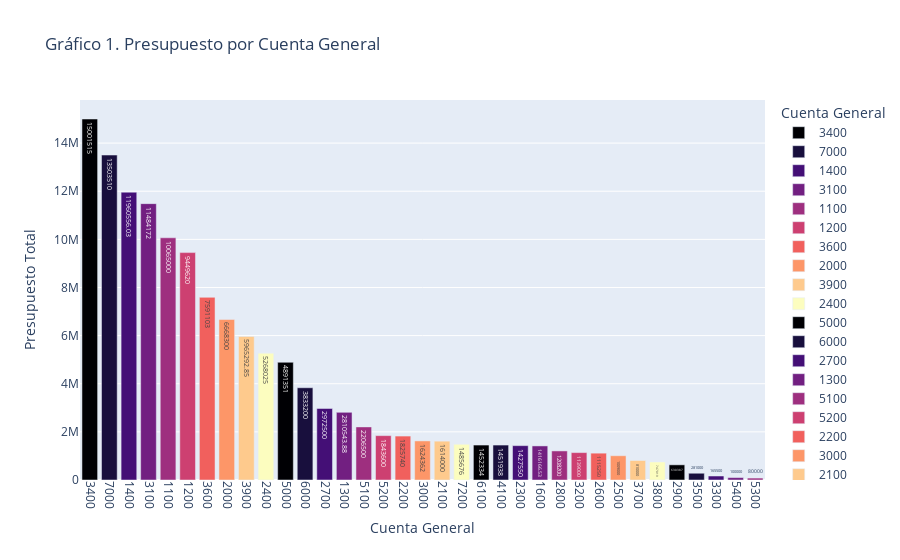

Notebook code for this chart:
### Code cell
budget_grafico_1 = presupuestos_por_cuenta.reset_index()
budget_grafico_1.columns = ["Cuenta General", "Presupuesto"]
fig = px.bar(
    budget_grafico_1,
    x="Cuenta General",
    y="Presupuesto",
    title="Gráfico 1. Presupuesto por Cuenta General",
    labels={"Cuenta General": "Cuenta General", "Presupuesto": "Presupuesto Total"},
    text="Presupuesto",
    color="Cuenta General",
    color_discrete_sequence=px.colors.sequential.Magma
)

fig.update_layout(xaxis_tickangle=90)
fig.show()

### Figure 1 — Plotly figure (JSON) as saved in the notebook; plotly's stock layout.template omitted (floating-point values rounded to 4 significant figures)
{"data": [{"hovertemplate": "Cuenta General=%{x}<br>Presupuesto Total=%{text}<extra></extra>", "legendgroup": "3400", "marker": {"color": "#000004", "pattern": {"shape": ""}}, "name": "3400", "orientation": "v", "showlegend": true, "text": [15001515], "textposition": "auto", "type": "bar", "x": ["3400"], "xaxis": "x", "y": [15001515], "yaxis": "y"}, {"hovertemplate": "Cuenta General=%{x}<br>Presupuesto Total=%{text}<extra></extra>", "legendgroup": "7000", "marker": {"color": "#180f3d", "pattern": {"shape": ""}}, "name": "7000", "orientation": "v", "showlegend": true, "text": [13503510], "textposition": "auto", "type": "bar", "x": ["7000"], "xaxis": "x", "y": [13503510], "yaxis": "y"}, {"hovertemplate": "Cuenta General=%{x}<br>Presupuesto Total=%{text}<extra></extra>", "legendgroup": "1400", "marker": {"color": "#440f76", "pattern": {"shape": ""}}, "name": "1400", "orientation": "v", "showlegend": true, "text": [11960000.0], "textposition": "auto", "type": "bar", "x": ["1400"], "xaxis": "x", "y": [11960000.0], "yaxis": "y"}, {"hovertemplate": "Cuenta General=%{x}<br>Presupuesto Total=%{text}<extra></extra>", "legendgroup": "3100", "marker": {"color": "#721f81", "pattern": {"shape": ""}}, "name": "3100", "orientation": "v", "showlegend": true, "text": [11484172], "textposition": "auto", "type": "bar", "x": ["3100"], "xaxis": "x", "y": [11484172], "yaxis": "y"}, {"hovertemplate": "Cuenta General=%{x}<br>Presupuesto Total=%{text}<extra></extra>", "legendgroup": "1100", "marker": {"color": "#9e2f7f", "pattern": {"shape": ""}}, "name": "1100", "orientation": "v", "showlegend": true, "text": [10065000], "textposition": "auto", "type": "bar", "x": ["1100"], "xaxis": "x", "y": [10065000], "yaxis": "y"}, {"hovertemplate": "Cuenta General=%{x}<br>Presupuesto Total=%{text}<extra></extra>", "legendgroup": "1200", "marker": {"color": "#cd4071", "pattern": {"shape": ""}}, "name": "1200", "orientation": "v", "showlegend": true, "text": [9449620], "textposition": "auto", "type": "bar", "x": ["1200"], "xaxis": "x", "y": [9449620], "yaxis": "y"}, {"hovertemplate": "Cuenta General=%{x}<br>Presupuesto Total=%{text}<extra></extra>", "legendgroup": "3600", "marker": {"color": "#f1605d", "pattern": {"shape": ""}}, "name": "3600", "orientation": "v", "showlegend": true, "text": [7591103], "textposition": "auto", "type": "bar", "x": ["3600"], "xaxis": "x", "y": [7591103], "yaxis": "y"}, {"hovertemplate": "Cuenta General=%{x}<br>Presupuesto Total=%{text}<extra></extra>", "legendgroup": "2000", "marker": {"color": "#fd9668", "pattern": {"shape": ""}}, "name": "2000", "orientation": "v", "showlegend": true, "text": [6668300], "textposition": "auto", "type": "bar", "x": ["2000"], "xaxis": "x", "y": [6668300], "yaxis": "y"}, {"hovertemplate": "Cuenta General=%{x}<br>Presupuesto Total=%{text}<extra></extra>", "legendgroup": "3900", "marker": {"color": "#feca8d", "pattern": {"shape": ""}}, "name": "3900", "orientation": "v", "showlegend": true, "text": [5965000.0], "textposition": "auto", "type": "bar", "x": ["3900"], "xaxis": "x", "y": [5965000.0], "yaxis": "y"}, {"hovertemplate": "Cuenta General=%{x}<br>Presupuesto Total=%{text}<extra></extra>", "legendgroup": "2400", "marker": {"color": "#fcfdbf", "pattern": {"shape": ""}}, "name": "2400", "orientation": "v", "showlegend": true, "text": [5268025], "textposition": "auto", "type": "bar", "x": ["2400"], "xaxis": "x", "y": [5268025], "yaxis": "y"}, {"hovertemplate": "Cuenta General=%{x}<br>Presupuesto Total=%{text}<extra></extra>", "legendgroup": "5000", "marker": {"color": "#000004", "pattern": {"shape": ""}}, "name": "5000", "orientation": "v", "showlegend": true, "text": [4891351], "textposition": "auto", "type": "bar", "x": ["5000"], "xaxis": "x", "y": [4891351], "yaxis": "y"}, {"hovertemplate": "Cuenta General=%{x}<br>Presupuesto Total=%{text}<extra></extra>", "legendgroup": "6000", "marker": {"color": "#180f3d", "pattern": {"shape": ""}}, "name": "6000", "orientation": "v", "showlegend": true, "text": [3833200], "textposition": "auto", "type": "bar", "x": ["6000"], "xaxis": "x", "y": [3833200], "yaxis": "y"}, {"hovertemplate": "Cuenta General=%{x}<br>Presupuesto Total=%{text}<extra></extra>", "legendgroup": "2700", "marker": {"color": "#440f76", "pattern": {"shape": ""}}, "name": "2700", "orientation": "v", "showlegend": true, "text": [2972500], "textposition": "auto", "type": "bar", "x": ["2700"], "xaxis": "x", "y": [2972500], "yaxis": "y"}, {"hovertemplate": "Cuenta General=%{x}<br>Presupuesto Total=%{text}<extra></extra>", "legendgroup": "1300", "marker": {"color": "#721f81", "pattern": {"shape": ""}}, "name": "1300", "orientation": "v", "showlegend": true, "text": [2811000.0], "textposition": "auto", "type": "bar", "x": ["1300"], "xaxis": "x", "y": [2811000.0], "yaxis": "y"}, {"hovertemplate": "Cuenta General=%{x}<br>Presupuesto Total=%{text}<extra></extra>", "legendgroup": "5100", "marker": {"color": "#9e2f7f", "pattern": {"shape": ""}}, "name": "5100", "orientation": "v", "showlegend": true, "text": [2206500], "textposition": "auto", "type": "bar", "x": ["5100"], "xaxis": "x", "y": [2206500], "yaxis": "y"}, {"hovertemplate": "Cuenta General=%{x}<br>Presupuesto Total=%{text}<extra></extra>", "legendgroup": "5200", "marker": {"color": "#cd4071", "pattern": {"shape": ""}}, "name": "5200", "orientation": "v", "showlegend": true, "text": [1843600], "textposition": "auto", "type": "bar", "x": ["5200"], "xaxis": "x", "y": [1843600], "yaxis": "y"}, {"hovertemplate": "Cuenta General=%{x}<br>Presupuesto Total=%{text}<extra></extra>", "legendgroup": "2200", "marker": {"color": "#f1605d", "pattern": {"shape": ""}}, "name": "2200", "orientation": "v", "showlegend": true, "text": [1825740], "textposition": "auto", "type": "bar", "x": ["2200"], "xaxis": "x", "y": [1825740], "yaxis": "y"}, {"hovertemplate": "Cuenta General=%{x}<br>Presupuesto Total=%{text}<extra></extra>", "legendgroup": "3000", "marker": {"color": "#fd9668", "pattern": {"shape": ""}}, "name": "3000", "orientation": "v", "showlegend": true, "text": [1624362], "textposition": "auto", "type": "bar", "x": ["3000"], "xaxis": "x", "y": [1624362], "yaxis": "y"}, {"hovertemplate": "Cuenta General=%{x}<br>Presupuesto Total=%{text}<extra></extra>", "legendgroup": "2100", "marker": {"color": "#feca8d", "pattern": {"shape": ""}}, "name": "2100", "orientation": "v", "showlegend": true, "text": [1614000], "textposition": "auto", "type": "bar", "x": ["2100"], "xaxis": "x", "y": [1614000], "yaxis": "y"}, {"hovertemplate": "Cuenta General=%{x}<br>Presupuesto Total=%{text}<extra></extra>", "legendgroup": "7200", "marker": {"color": "#fcfdbf", "pattern": {"shape": ""}}, "name": "7200", "orientation": "v", "showlegend": true, "text": [1485676], "textposition": "auto", "type": "bar", "x": ["7200"], "xaxis": "x", "y": [1485676], "yaxis": "y"}, {"hovertemplate": "Cuenta General=%{x}<br>Presupuesto Total=%{text}<extra></extra>", "legendgroup": "6100", "marker": {"color": "#000004", "pattern": {"shape": ""}}, "name": "6100", "orientation": "v", "showlegend": true, "text": [1452334], "textposition": "auto", "type": "bar", "x": ["6100"], "xaxis": "x", "y": [1452334], "yaxis": "y"}, {"hovertemplate": "Cuenta General=%{x}<br>Presupuesto Total=%{text}<extra></extra>", "legendgroup": "4100", "marker": {"color": "#180f3d", "pattern": {"shape": ""}}, "name": "4100", "orientation": "v", "showlegend": true, "text": [1451938], "textposition": "auto", "type": "bar", "x": ["4100"], "xaxis": "x", "y": [1451938], "yaxis": "y"}, {"hovertemplate": "Cuenta General=%{x}<br>Presupuesto Total=%{text}<extra></extra>", "legendgroup": "2300", "marker": {"color": "#440f76", "pattern": {"shape": ""}}, "name": "2300", "orientation": "v", "showlegend": true, "text": [1427550], "textposition": "auto", "type": "bar", "x": ["2300"], "xaxis": "x", "y": [1427550], "yaxis": "y"}, {"hovertemplate": "Cuenta General=%{x}<br>Presupuesto Total=%{text}<extra></extra>", "legendgroup": "1600", "marker": {"color": "#721f81", "pattern": {"shape": ""}}, "name": "1600", "orientation": "v", "showlegend": true, "text": [1416000.0], "textposition": "auto", "type": "bar", "x": ["1600"], "xaxis": "x", "y": [1416000.0], "yaxis": "y"}, {"hovertemplate": "Cuenta General=%{x}<br>Presupuesto Total=%{text}<extra></extra>", "legendgroup": "2800", "marker": {"color": "#9e2f7f", "pattern": {"shape": ""}}, "name": "2800", "orientation": "v", "showlegend": true, "text": [1208200], "textposition": "auto", "type": "bar", "x": ["2800"], "xaxis": "x", "y": [1208200], "yaxis": "y"}, {"hovertemplate": "Cuenta General=%{x}<br>Presupuesto Total=%{text}<extra></extra>", "legendgroup": "3200", "marker": {"color": "#cd4071", "pattern": {"shape": ""}}, "name": "3200", "orientation": "v", "showlegend": true, "text": [1139000], "textposition": "auto", "type": "bar", "x": ["3200"], "xaxis": "x", "y": [1139000], "yaxis": "y"}, {"hovertemplate": "Cuenta General=%{x}<br>Presupuesto Total=%{text}<extra></extra>", "legendgroup": "2600", "marker": {"color": "#f1605d", "pattern": {"shape": ""}}, "name": "2600", "orientation": "v", "showlegend": true, "text": [1115250], "textposition": "auto", "type": "bar", "x": ["2600"], "xaxis": "x", "y": [1115250], "yaxis": "y"}, {"hovertemplate": "Cuenta General=%{x}<br>Presupuesto Total=%{text}<extra></extra>", "legendgroup": "2500", "marker": {"color": "#fd9668", "pattern": {"shape": ""}}, "name": "2500", "orientation": "v", "showlegend": true, "text": [1009000], "textposition": "auto", "type": "bar", "x": ["2500"], "xaxis": "x", "y": [1009000], "yaxis": "y"}, {"hovertemplate": "Cuenta General=%{x}<br>Presupuesto Total=%{text}<extra></extra>", "legendgroup": "3700", "marker": {"color": "#feca8d", "pattern": {"shape": ""}}, "name": "3700", "orientation": "v", "showlegend": true, "text": [810000], "textposition": "auto", "type": "bar", "x": ["3700"], "xaxis": "x", "y": [810000], "yaxis": "y"}, {"hovertemplate": "Cuenta General=%{x}<br>Presupuesto Total=%{text}<extra></extra>", "legendgroup": "3800", "marker": {"color": "#fcfdbf", "pattern": {"shape": ""}}, "name": "3800", "orientation": "v", "showlegend": true, "text": [747019], "textposition": "auto", "type": "bar", "x": ["3800"], "xaxis": "x", "y": [747019], "yaxis": "y"}, {"hovertemplate": "Cuenta General=%{x}<br>Presupuesto Total=%{text}<extra></extra>", "legendgroup": "2900", "marker": {"color": "#000004", "pattern": {"shape": ""}}, "name": "2900", "orientation": "v", "showlegend": true, "text": [630387], "textposition": "auto", "type": "bar", "x": ["2900"], "xaxis": "x", "y": [630387], "yaxis": "y"}, {"hovertemplate": "Cuenta General=%{x}<br>Presupuesto Total=%{text}<extra></extra>", "legendgroup": "3500", "marker": {"color": "#180f3d", "pattern": {"shape": ""}}, "name": "3500", "orientation": "v", "showlegend": true, "text": [281000], "textposition": "auto", "type": "bar", "x": ["3500"], "xaxis": "x", "y": [281000], "yaxis": "y"}, {"hovertemplate": "Cuenta General=%{x}<br>Presupuesto Total=%{text}<extra></extra>", "legendgroup": "3300", "marker": {"color": "#440f76", "pattern": {"shape": ""}}, "name": "3300", "orientation": "v", "showlegend": true, "text": [165500], "textposition": "auto", "type": "bar", "x": ["3300"], "xaxis": "x", "y": [165500], "yaxis": "y"}, {"hovertemplate": "Cuenta General=%{x}<br>Presupuesto Total=%{text}<extra></extra>", "legendgroup": "5400", "marker": {"color": "#721f81", "pattern": {"shape": ""}}, "name": "5400", "orientation": "v", "showlegend": true, "text": [100000], "textposition": "auto", "type": "bar", "x": ["5400"], "xaxis": "x", "y": [100000], "yaxis": "y"}, {"hovertemplate": "Cuenta General=%{x}<br>Presupuesto Total=%{text}<extra></extra>", "legendgroup": "5300", "marker": {"color": "#9e2f7f", "pattern": {"shape": ""}}, "name": "5300", "orientation": "v", "showlegend": true, "text": [80000], "textposition": "auto", "type": "bar", "x": ["5300"], "xaxis": "x", "y": [80000], "yaxis": "y"}], "layout": {"barmode": "relative", "legend": {"title": {"text": "Cuenta General"}, "tracegroupgap": 0}, "title": {"text": "Gráfico 1. Presupuesto por Cuenta General"}, "xaxis": {"anchor": "y", "categoryarray": ["3400", "7000", "1400", "3100", "1100", "1200", "3600", "2000", "3900", "2400", "5000", "6000", "2700", "1300", "5100", "5200", "2200", "3000", "2100", "7200", "6100", "4100", "2300", "1600", "2800", "3200", "2600", "2500", "3700", "3800", "2900", "3500", "3300", "5400", "5300"], "categoryorder": "array", "domain": [0, 1], "tickangle": 90, "title": {"text": "Cuenta General"}}, "yaxis": {"anchor": "x", "domain": [0, 1], "title": {"text": "Presupuesto Total"}}}}
